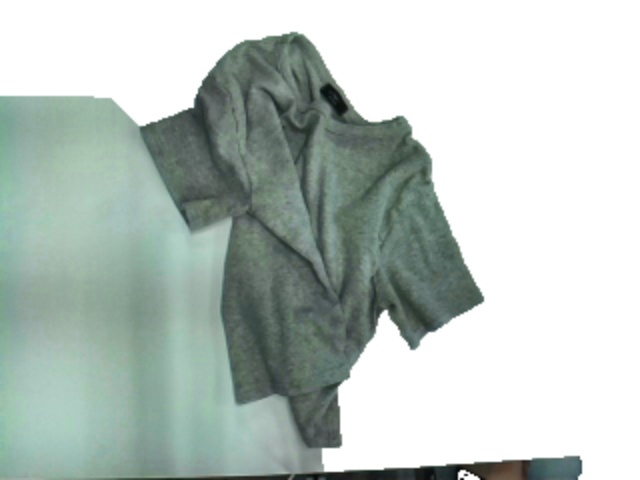
#> input picture dataset/short_sleeve/short_sleeve_0000.jpg, 640 x 480 px, found by its file name; its folder holds 4 pictures in this run
$ python convertBrightness.py
#> lines starting #> are read from the running program, lines starting #| are printed output that depends on the picture
from PIL import Image
from PIL import ImageEnhance
import os

input_folder = '/content/drive/MyDrive/cap/week13/short_sleeve'  # 입력 폴더 경로
# input_folder = '/content/drive/MyDrive/cap/short_sleeve'
output_folder = '/content/drive/MyDrive/cap/week13/short_sleeve_out_daebi/'  # 출력 폴더 경로


def adjust_brightness(input_image_path, output_image_path, factor):
#> called with factor = 0.5
    with Image.open(input_image_path) as img:
        # 명도 조절
#> img is the input picture: PIL image 640x480 RGB; mean R, G, B 184.8, 196, 190.8
        enhancer = ImageEnhance.Brightness(img)
        brightness_img = enhancer.enhance(factor)
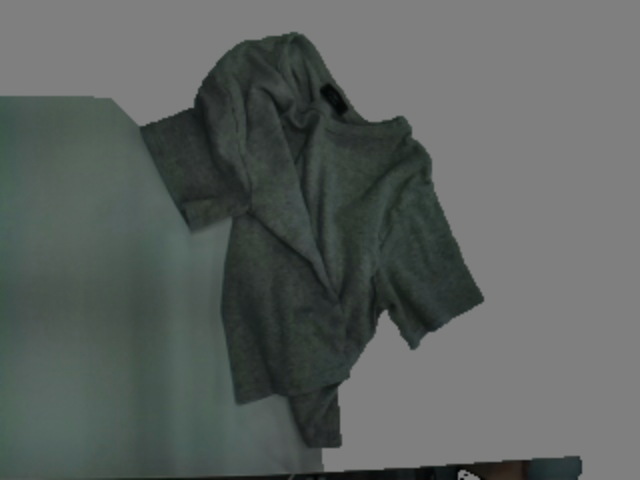
#> brightness_img: PIL image 640x480 RGB; mean R, G, B 92, 97.7, 95.1
        # 대조 조절
        contrast_enhancer = ImageEnhance.Color(brightness_img)
        output = contrast_enhancer.enhance(factor+5)
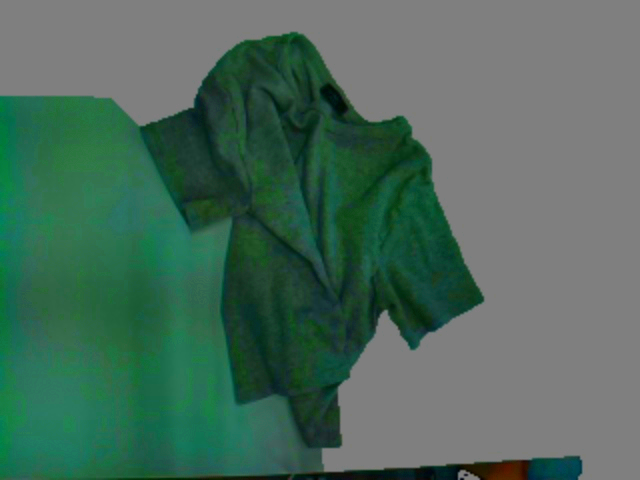
#> output: PIL image 640x480 RGB; mean R, G, B 75.5, 106.3, 92
        # 저장
        output.save(output_image_path)

# 폴더 내의 모든 이미지에 대해 명도를 조절
if not os.path.exists(output_folder):
    os.makedirs(output_folder)

factor = 0.5
for filename in os.listdir(input_folder):
    # 이미지 파일인 경우에만 처리
    if filename.endswith(".jpg") or filename.endswith(".png"):
        input_path = os.path.join(input_folder, filename)
        output_path = os.path.join(output_folder, filename)
        adjust_brightness(input_path, output_path, factor)
#> pass 2 of the loop `for filename in os.listdir(input_folder):`:
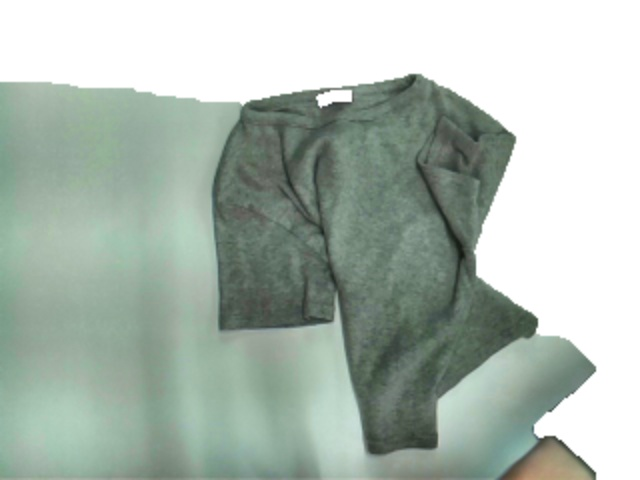
#> input picture dataset/short_sleeve/short_sleeve_0002.jpg, 640 x 480 px, found by its file name
#> in adjust_brightness, img is the input picture: PIL image 640x480 RGB; mean R, G, B 172.5, 185.4, 176.2
#> in adjust_brightness (call 2), `brightness_img = enhancer.enhance(factor)`:
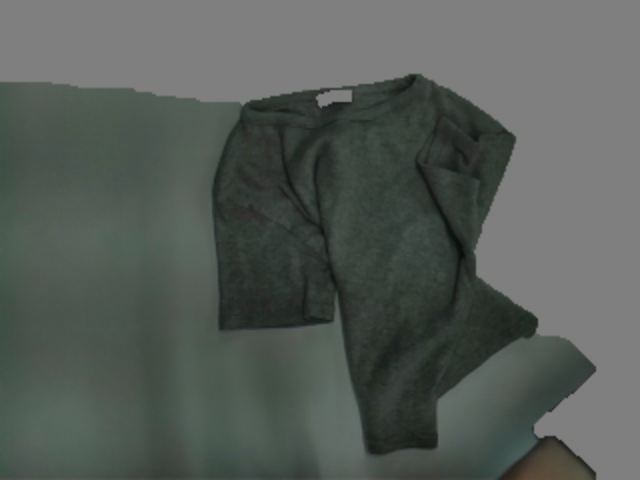
#> brightness_img: PIL image 640x480 RGB; mean R, G, B 85.9, 92.4, 87.8
#> in adjust_brightness (call 2), `output = contrast_enhancer.enhance(factor+5)`:
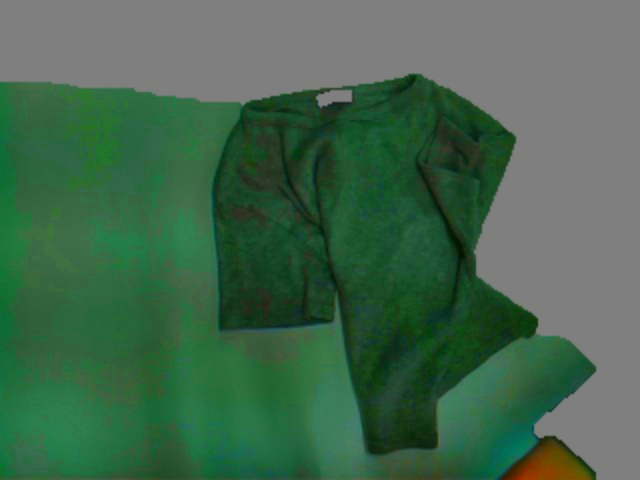
#> output: PIL image 640x480 RGB; mean R, G, B 67.7, 103, 77.8
#> pass 3 of the loop `for filename in os.listdir(input_folder):`:
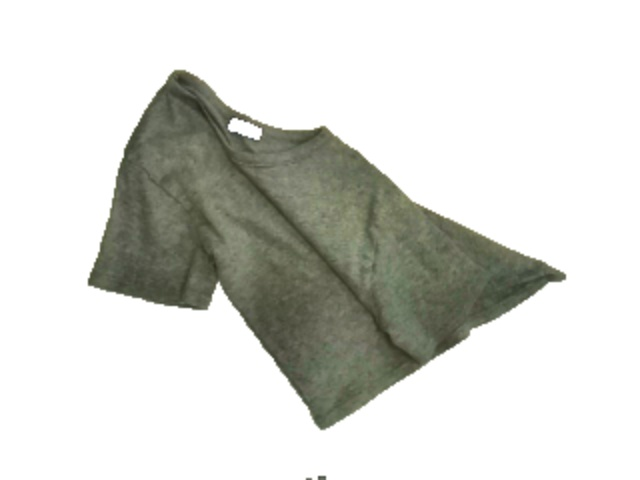
#> input picture dataset/short_sleeve/short_sleeve_0003.jpg, 640 x 480 px, found by its file name
#> in adjust_brightness, img is the input picture: PIL image 640x480 RGB; mean R, G, B 214.4, 215.4, 210.4
#> in adjust_brightness (call 3), `brightness_img = enhancer.enhance(factor)`:
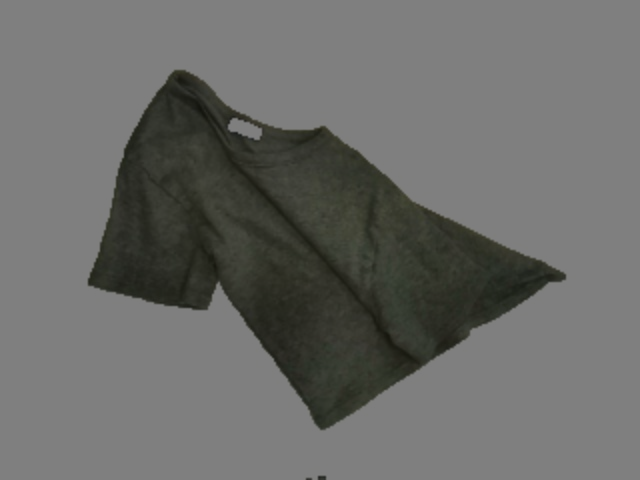
#> brightness_img: PIL image 640x480 RGB; mean R, G, B 106.8, 107.3, 104.8
#> in adjust_brightness (call 3), `output = contrast_enhancer.enhance(factor+5)`:
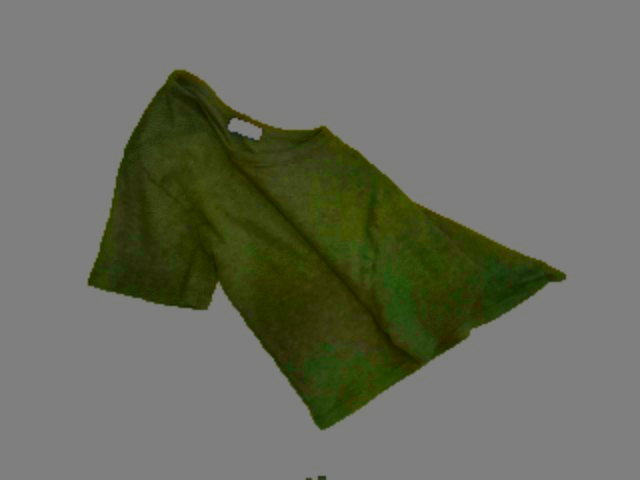
#> output: PIL image 640x480 RGB; mean R, G, B 106.4, 109.1, 95.6
#> the loop made 4 passes; the first 3 are shown
#> (the run stopped early here; a loop or call above may not have finished)
